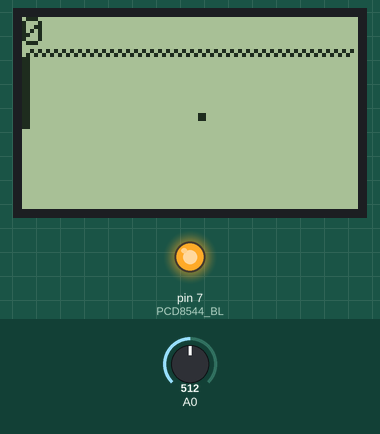
Recording of a sketch running on a simulated Arduino Uno, built with avr-gcc and run on an emulated ATmega328P. On the bench: 84×48 one-colour display, output pins drawn as LEDs (lit = HIGH). The inputs (shaded band) are chosen by the test bench; at power-on: A0 = 512. The display library's start-up logo is not drawn; random numbers use the default seed unless the sketch sets one; what the sketch prints to the serial monitor is not drawn.

Above: at 3.7 s.
3.8 s: A0 set to 163
6.0 s: A0 set to 133
At 6.0 s:
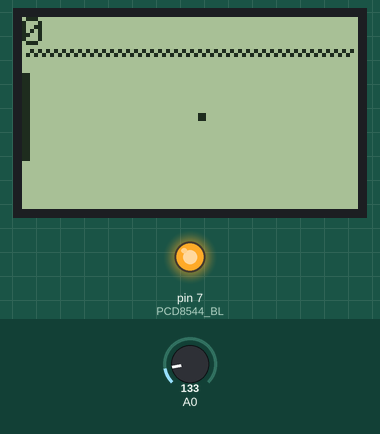
At 9.2 s:
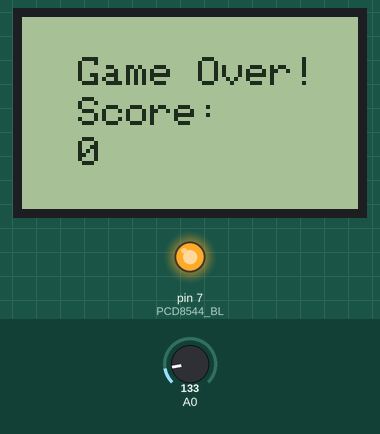
Timing chart, 0 to 10.7 s (numbered marks = the images above; inputs shaded):
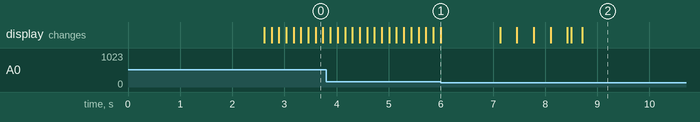

The sketch:

Snake_game.ino
```cpp
#include <Adafruit_GFX.h>
#include <Adafruit_PCD8544.h>

#define PCD8544_SCLK 13
#define PCD8544_DIN  11
#define PCD8544_DC   8
#define PCD8544_CS   10
#define PCD8544_RST  9
#define PCD8544_BL   7

#define KEY_LEFT 1
#define KEY_CENTER 2
#define KEY_DOWN 3
#define KEY_UP 4
#define KEY_RIGHT 5

Adafruit_PCD8544 display = Adafruit_PCD8544(PCD8544_SCLK, PCD8544_DIN, PCD8544_DC, PCD8544_CS, PCD8544_RST);
const int tailArraySize = 200;
int tailActiveArraySize = 10;

void setup() {
  pinMode(PCD8544_BL, OUTPUT);

  //48x84 pixels matrix LCD
  display.begin();

  display.setContrast(55);

  display.display();

  for (int j = 0; j < 255; j++) {
    analogWrite(PCD8544_BL, j);
    delay(10);
  }

  display.clearDisplay();

  display.setTextSize(1);

  Serial.begin(9600);
  // if analog input pin 8 is unconnected, random analog
  // noise will cause the call to randomSeed() to generate
  // different seed numbers each time the sketch runs.
  // randomSeed() will then shuffle the random function.
  randomSeed(analogRead(8));
}

int readKey(int key) {
  int value = analogRead(key);
  if (value < 30) {
    return KEY_LEFT;
  } else if (value < 150) {
    return KEY_CENTER;
  } else if (value < 360) {
    return KEY_DOWN;
  } else if (value < 535) {
    return KEY_UP;
  } else if (value < 760) {
    return KEY_RIGHT;
  } else {
    return 0;
  }
}

void drawPlayer(int* playerPosX, int* playerPosY) {
  display.drawPixel(*playerPosX, *playerPosY, 0xFFFF);
  display.drawPixel(*playerPosX, *playerPosY + 1, 0xFFFF);
  display.drawPixel(*playerPosX + 1, *playerPosY, 0xFFFF);
  display.drawPixel(*playerPosX + 1, *playerPosY + 1, 0xFFFF);
}

void drawTailBlock(int tailPosX, int tailPosY){
  int x = tailPosX;
  int y = tailPosY;

  display.drawPixel(x, y, 0xFFFF);
  display.drawPixel(x, y + 1, 0xFFFF);
  display.drawPixel(x + 1, y, 0xFFFF);
  display.drawPixel(x + 1, y + 1, 0xFFFF);
}

void drawTail(int tailArray[tailArraySize][2], int* tailLenght) {
  int i;
  for (i = 0; i < *tailLenght; i++) {
    if (tailArray[i][0] >= 0) {
      drawTailBlock(tailArray[i][0], tailArray[i][1]);
    }
  }
}

void drawPickup(bool* pickupPickedUp, int* pickupPosX, int* pickupPosY){
  if(*pickupPickedUp || *pickupPosX < 0 || *pickupPosY < 0){
    *pickupPosX = 2*random(41);
    *pickupPosY = 2*random(5,23);
    Serial.print(*pickupPosX);
    Serial.print("\t");
    Serial.print(*pickupPosY);
    Serial.print("\n");
  }
  display.drawPixel(*pickupPosX, *pickupPosY, 0xFFFF);
  display.drawPixel(*pickupPosX, *pickupPosY + 1, 0xFFFF);
  display.drawPixel(*pickupPosX + 1, *pickupPosY, 0xFFFF);
  display.drawPixel(*pickupPosX + 1, *pickupPosY + 1, 0xFFFF);
  *pickupPickedUp = false;
}

void drawScoreBoard(){
  int i;
  for (i = 1; i<= 82; i++){
    if(i%2 == 0){
      display.drawPixel(i, 8, 0xFFFF);
    } else{
      display.drawPixel(i, 9, 0xFFFF);
    }
  }
}

int checkPlayer(int* playerPosX, int* playerPosY) {
  if (*playerPosX < 0 ) {
    *playerPosX = 82;
  } else if (*playerPosX > 82 ) {
    *playerPosX = 0;
  } else if (*playerPosY < 10 ) {
    *playerPosY = 46;
  } else if (*playerPosY > 46 ) {
    *playerPosY = 10;
  }
}

void checkInput(int* movDirX, int* movDirY) {
  switch (readKey(A0)) {
    case KEY_LEFT:
      if (*movDirX == 2) {
        break;
      } else {
        *movDirX = -2;
        *movDirY = 0;
        break;
      }
    case KEY_CENTER:
      *movDirX = 0;
      *movDirY = 0;
      break;
    case KEY_DOWN:
      if (*movDirY == -2) {
        break;
      } else {
        *movDirY = 2;
        *movDirX = 0;
        break;
      }
    case KEY_UP:
      if (*movDirY == 2) {
        break;
      } else {
        *movDirY = -2;
        *movDirX = 0;
        break;
      }
    case KEY_RIGHT:
      if (*movDirX == -2) {
        break;
      } else {
        *movDirX = 2;
        *movDirY = 0;
        break;
      }
  }
}

void checkPickupIsPickedUp(int* playerPosX, int* playerPosY, int* pickupPosX, int* pickupPosY, bool* pickupPickedUp){
  if((*playerPosX == *pickupPosX || *playerPosX == *pickupPosX + 1) && (*playerPosY == *pickupPosY || *playerPosY == *pickupPosY + 1)){
    *pickupPickedUp = true;
  }
}

void checkGameOver(int* playerPosX, int* playerPosY, int tailArray[tailArraySize][2], int* score){
  int i;
  for(i=0; i<tailArraySize; i++){
    if((*playerPosX == tailArray[i][0] || *playerPosX == tailArray[i][0] + 1) && (*playerPosY == tailArray[i][1] || *playerPosY == tailArray[i][1] + 1)){
      gameOverScreen(&score);
    }
  }
}

void curtain(){
  delay(1000);
  int i, e;
  for (i=0; i<=46; i++){
    for(e=0; e<=82; e++)
      display.drawPixel(e, i, 0xFFFF);
      display.display();
      delay(15);
   }
}

void gameOverScreen(int** score){
  curtain();
  while(true){
    delay(200);
    display.clearDisplay();
    display.setCursor(14, 10);
    display.println("Game Over!");
    display.setCursor(14, 20);
    display.println("Score:");
    display.setCursor(14, 30);
    display.println(**score);
    display.display();
    delay(200000);
  }
}

void checkWin(int* score){
  if(*score >= tailArraySize * 10){
    winScreen(&score);
  }
}

void winScreen(int** score){
  curtain();
  while(true){
    delay(200);
    display.clearDisplay();
    display.setCursor(14, 10);
    display.println("You Win!");
    display.setCursor(14, 20);
    display.println("Score:");
    display.setCursor(14, 30);
    display.println(**score);
    display.display();
    delay(200000);
  }
}

int movDirX = 2;
int movDirY = 0;
int playerPosX = 0;
int playerPosY = 2*random(6,21);;
int pickupPosX = -1;
int pickupPosY = -1;
int movSpeed = 1000;
int e = 1;
bool pickupPickedUp = false;
int tailLenght = (tailArraySize - tailArraySize) + tailActiveArraySize;
int score = 0;

//Initial tail
int tailArray[tailArraySize][2] = {{-2,-2},{-2,-2},{-2,-2},{-2,-2},{-2,-2},{-2,-2},{-2,-2},{-2,-2},{-2,-2},{-2,-2},{-2,-2}};

void loop() {
  display.clearDisplay();

  checkInput(&movDirX, &movDirY);

  tailArray[tailLenght-e][0] = playerPosX;
  tailArray[tailLenght-e][1] = playerPosY;

  e++;
  if(e == tailLenght+1){
    e = 1;
  }

  playerPosX += movDirX;
  playerPosY += movDirY;

  checkPlayer(&playerPosX, &playerPosY);

  drawPlayer(&playerPosX, &playerPosY);
  drawTail(tailArray, &tailLenght);
  drawPickup(&pickupPickedUp, &pickupPosX, &pickupPosY);
  drawScoreBoard();

  checkPickupIsPickedUp(&playerPosX, &playerPosY, &pickupPosX, &pickupPosY, &pickupPickedUp);

  if(pickupPickedUp){
    tailLenght++;
    score += 10;
    tailArray[tailLenght-1][0] = playerPosX;
    tailArray[tailLenght-1][1] = playerPosY;
    e++;
  }

  display.setCursor(0, 0);
  display.println(score);
  if(!pickupPickedUp){
    checkGameOver(&playerPosX, &playerPosY, tailArray, &score);
  }

  checkWin(&score);

  display.display();

  delay(movSpeed / 8);
}
```
